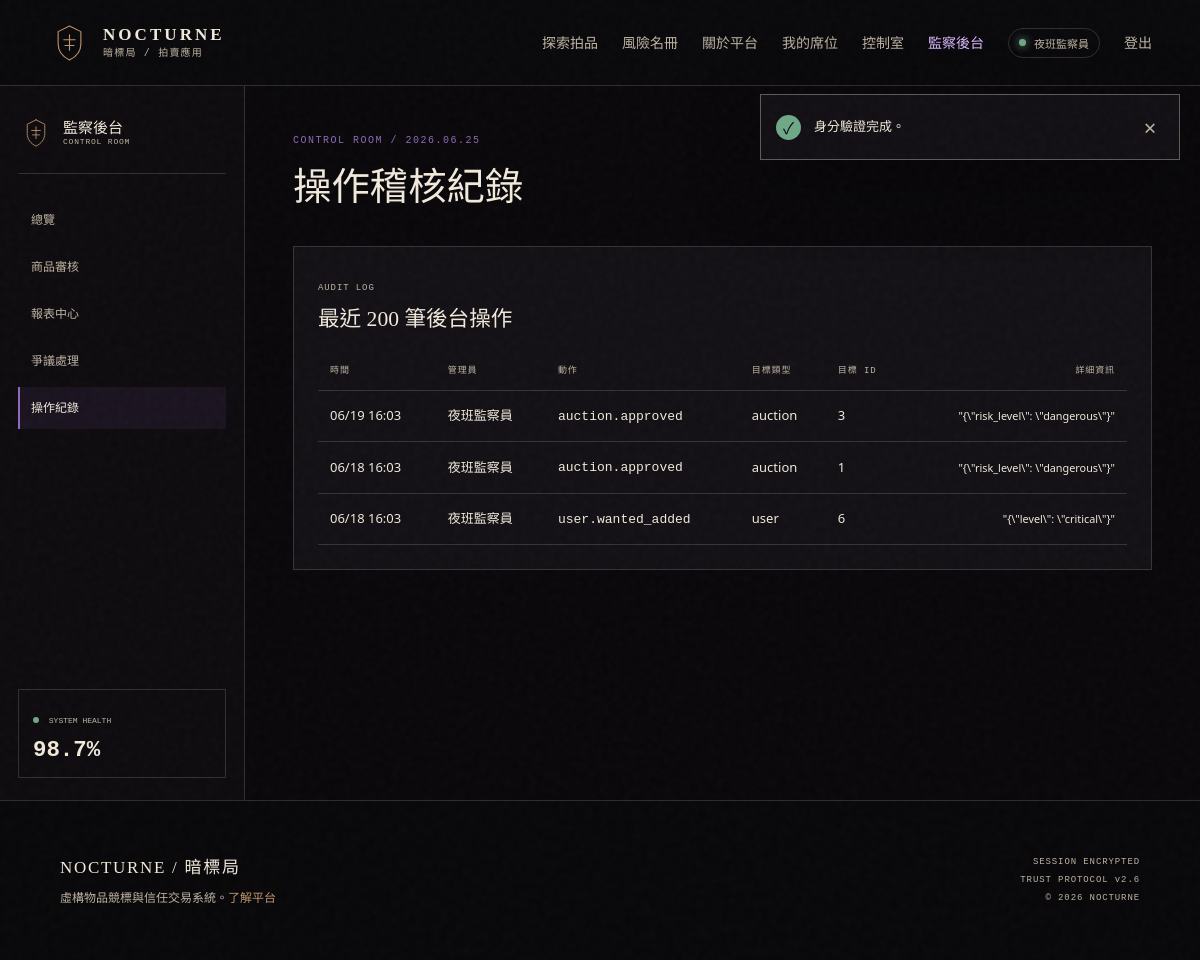
/index.php?page=admin-logs (signed in), run on the app's committed database.
### tables this page shows
CREATE TABLE admin_logs (
    id BIGINT UNSIGNED AUTO_INCREMENT PRIMARY KEY,
    admin_id BIGINT UNSIGNED NOT NULL,
    action VARCHAR(80) NOT NULL,
    target_type VARCHAR(50) NOT NULL,
    target_id BIGINT UNSIGNED NULL,
    details JSON NULL,
    ip_address VARBINARY(16) NULL,
    created_at DATETIME NOT NULL DEFAULT CURRENT_TIMESTAMP,
    KEY idx_admin_logs_admin_created (admin_id, created_at DESC),
    KEY idx_admin_logs_target (target_type, target_id, created_at DESC),
    CONSTRAINT fk_admin_logs_admin FOREIGN KEY (admin_id) REFERENCES users(id)
);

CREATE TABLE users (
    id BIGINT UNSIGNED AUTO_INCREMENT PRIMARY KEY,
    username VARCHAR(40) NOT NULL,
    email VARCHAR(190) NOT NULL,
    password_hash VARCHAR(255) NOT NULL,
    avatar_path VARCHAR(255) NULL,
    credit_score TINYINT UNSIGNED NOT NULL DEFAULT 80,
    status ENUM('pending', 'active', 'suspended', 'banned') NOT NULL DEFAULT 'active',
    email_verified_at DATETIME NULL,
    last_login_at DATETIME NULL,
    created_at DATETIME NOT NULL DEFAULT CURRENT_TIMESTAMP,
    updated_at DATETIME NOT NULL DEFAULT CURRENT_TIMESTAMP ON UPDATE CURRENT_TIMESTAMP,
    UNIQUE KEY uq_users_email (email),
    UNIQUE KEY uq_users_username (username),
    KEY idx_users_status_credit (status, credit_score),
    CONSTRAINT chk_users_credit CHECK (credit_score BETWEEN 0 AND 100)
);

### app/Core/View.php (called while the page is built, shortened)
<?php
final class View
{
    public static function render(string $template, array $data = [], string $layout = 'layouts/main'): void
    {
        $root = dirname(__DIR__, 2) . '/views/';
        $templateFile = $root . $template . '.php';
        extract($data, EXTR_SKIP);
        require $templateFile;
    }
}

### app/Controllers/AdminController.php (called while the page is built, shortened)
<?php
final class AdminController
{
    public function logs(): void
    {
        $pdo = Database::connection();
        $logs = [];
        if ($pdo) {
            $statement = $pdo->query(
                'SELECT l.*, u.username AS admin_name
                 FROM admin_logs l
                 JOIN users u ON u.id = l.admin_id
                 ORDER BY l.created_at DESC LIMIT 200'
            );
            $logs = $statement->fetchAll();
        }
        View::render('admin/logs', [
            'pageTitle' => '操作紀錄',
            'logs' => $logs,
        ]);
    }
}

### public/index.php (called while the page is built, shortened)
<?php
$page = (string) ($_GET['page'] ?? 'home');
$method = $_SERVER['REQUEST_METHOD'] ?? 'GET';
$routes = [
    'GET' => [
        'home' => [HomeController::class, 'index'],
        'about' => [HomeController::class, 'about'],
        'auction' => [AuctionController::class, 'show'],
        'wanted' => [HomeController::class, 'wanted'],
        'login' => [AuthController::class, 'loginForm'],
        'register' => [AuthController::class, 'registerForm'],
        'buyer' => [BuyerController::class, 'index'],
        'buyer-payment' => [BuyerController::class, 'payment'],
        'buyer-dispute' => [BuyerController::class, 'disputeForm'],
        'buyer-review' => [BuyerController::class, 'reviewForm'],
        'seller' => [SellerController::class, 'index'],
        'admin' => [AdminController::class, 'index'],
        'admin-disputes' => [AdminController::class, 'disputes'],
        'admin-logs' => [AdminController::class, 'logs'],
        'upload' => [UploadController::class, 'show'],
    ],
    'POST' => [
        'login' => [AuthController::class, 'login'],
        'register' => [AuthController::class, 'register'],
        'logout' => [AuthController::class, 'logout'],
        'bid' => [AuctionController::class, 'bid'],
        'watch' => [AuctionController::class, 'watch'],
        'buyer-pay' => [BuyerController::class, 'pay'],
        'buyer-dispute-submit' => [BuyerController::class, 'dispute'],
        'buyer-review-submit' => [BuyerController::class, 'review'],
        'seller-create' => [SellerController::class, 'create'],
        'seller-delivery' => [SellerController::class, 'updateDelivery'],
        'ai-description' => [SellerController::class, 'aiDescription'],
        'admin-review' => [AdminController::class, 'review'],
        'admin-dispute-resolve' => [AdminController::class, 'resolveDispute'],
        'admin-announce' => [AdminController::class, 'announce'],
    ],
];
[$controller, $action] = $routes[$method][$page];
(new $controller())->{$action}();

### app/Core/helpers.php (called while the page is built, shortened)
<?php
function e(mixed $value): string
{
    return htmlspecialchars((string) $value, ENT_QUOTES | ENT_SUBSTITUTE, 'UTF-8');
}
function url(string $page = 'home', array $params = []): string
{
    return 'index.php?' . http_build_query(array_merge(['page' => $page], $params));
}

### views/admin/logs.php (the view, shortened to what this page needs)
<section class="admin-shell">
    <aside class="admin-sidebar">
        <div class="admin-brand"><span class="brand-mark" aria-hidden="true"><svg viewBox="0 0 48 48"><path d="M24 3 38 10v15c0 9-5.7 16-14 20C15.7 41 10 34 10 25V10L24 3Z"/><path d="M17 20h14M18.5 27h11M24 14v19"/></svg></span><div><strong>監察後台</strong><small>CONTROL ROOM</small></div></div>
        <nav aria-label="後台功能"><a href="<?= e(url('admin')) ?>">總覽</a><a href="<?= e(url('admin')) ?>#reviews">商品審核</a><a href="<?= e(url('admin')) ?>#reports">報表中心</a><a href="<?= e(url('admin-disputes')) ?>">爭議處理</a><a class="active" href="<?= e(url('admin-logs')) ?>">操作紀錄</a></nav>
        <div class="system-health"><span><i></i> SYSTEM HEALTH</span><strong>98.7%</strong></div>
    </aside>
    <div class="admin-content">
        <div class="admin-topbar"><div><span>CONTROL ROOM / <?= date('Y.m.d') ?></span><h1>操作稽核紀錄</h1></div></div>
        <section class="dashboard-panel">
            <div class="panel-heading"><div><span>AUDIT LOG</span><h3>最近 200 筆後台操作</h3></div></div>
            <div class="table-wrap">
                <table>
                    <thead><tr><th>時間</th><th>管理員</th><th>動作</th><th>目標類型</th><th>目標 ID</th><th>詳細資訊</th></tr></thead>
                    <tbody>
                        <?php foreach ($logs as $log): ?>
                            <tr>
                                <td><?= e(date('m/d H:i', strtotime($log['created_at']))) ?></td>
                                <td><?= e($log['admin_name']) ?></td>
                                <td><code><?= e($log['action']) ?></code></td>
                                <td><?= e($log['target_type']) ?></td>
                                <td><?= (int) ($log['target_id'] ?? 0) ?></td>
                                <td><small><?= e(mb_substr((string) json_encode($log['details'] ?? ''), 0, 60)) ?></small></td>
                            </tr>
                        <?php endforeach; ?>
                    </tbody>
                </table>
            </div>
        </section>
    </div>
</section>

### public/assets/css/style.css (style rules this page uses)
:root { --ink: #0b090c; --ink-2: #131015; --ink-3: #1c1720; --paper: #f1eadb; --paper-muted: #bdb3a2; --line: rgba(241, 234, 219, .16); --line-strong: rgba(241, 234, 219, .34); --purple: #8c6ab8; --purple-deep: #563c76; --copper: #c0966d; --danger: #d05b62; --warning: #d09c52; --safe: #6fa887; --shadow: 0 24px 70px rgba(0, 0, 0, .36); --radius-sm: 4px; --radius: 10px; --container: 1380px; --serif: "Noto Serif TC", "Songti TC", Georgia, serif; --sans: "Noto Sans TC", "Microsoft JhengHei", system-ui, sans-serif; --mono: "Cascadia Mono", "SFMono-Regular", Consolas, monospace; }
* { box-sizing: border-box; }
html { scroll-behavior: smooth; }
body { margin: 0; min-width: 320px; color: var(--paper); background: var(--ink); font-family: var(--sans); font-size: 16px; line-height: 1.65; -webkit-font-smoothing: antialiased; overflow-x: hidden; }
body::before { content: ""; position: fixed; inset: 0; pointer-events: none; z-index: 100; opacity: .045; }
a { color: inherit; text-decoration: none; }
svg { width: 24px; height: 24px; fill: none; stroke: currentColor; stroke-width: 1.6; stroke-linecap: round; stroke-linejoin: round; }
.brand-mark { display: grid; width: 42px; height: 48px; place-items: center; color: var(--copper); }
.brand-mark svg { width: 39px; height: 44px; stroke-width: 1.35; }
.table-wrap { overflow-x: auto; }
table { width: 100%; border-collapse: collapse; white-space: nowrap; }
th { color: var(--paper-muted); font: 9px var(--mono); letter-spacing: .1em; text-align: left; }
th, td { padding: 14px 12px; border-bottom: 1px solid var(--line); }
td { font-size: 13px; }
td:last-child, th:last-child { text-align: right; }
.dashboard-heading, .admin-topbar { display: flex; align-items: center; justify-content: space-between; margin-bottom: 35px; }
.dashboard-heading span, .admin-topbar > div > span { color: var(--purple); font: 10px var(--mono); letter-spacing: .15em; }
.dashboard-heading h2, .admin-topbar h1 { margin: 5px 0 0; font: 500 clamp(2rem, 4vw, 3.5rem) var(--serif); }
.dashboard-panel, .chart-panel { margin-top: 18px; padding: 24px; border: 1px solid var(--line); background: var(--ink-2); }
.panel-heading { display: flex; align-items: center; justify-content: space-between; gap: 20px; margin-bottom: 17px; }
.panel-heading span { color: var(--paper-muted); font: 9px var(--mono); letter-spacing: .1em; }
.panel-heading h3 { margin: 3px 0 0; font: 500 1.35rem var(--serif); }
.admin-shell { display: grid; min-height: 100svh; grid-template-columns: 245px 1fr; padding-top: 86px; background: #09070a; }
.admin-sidebar { position: sticky; top: 86px; height: calc(100svh - 86px); padding: 25px 18px; border-right: 1px solid var(--line); background: #0e0b0f; }
.admin-brand { display: flex; align-items: center; gap: 10px; padding-bottom: 22px; border-bottom: 1px solid var(--line); }
.admin-brand .brand-mark { width: 35px; height: 40px; }
.admin-brand .brand-mark svg { width: 30px; }
.admin-brand > div { display: flex; flex-direction: column; }
.admin-brand strong { font: 500 15px var(--serif); }
.admin-brand small { color: var(--paper-muted); font: 8px var(--mono); letter-spacing: .1em; }
.admin-sidebar nav { display: grid; gap: 5px; margin-top: 25px; }
.admin-sidebar nav a { display: flex; min-height: 42px; align-items: center; justify-content: space-between; padding: 9px 11px; color: var(--paper-muted); border-left: 2px solid transparent; font-size: 12px; }
.admin-sidebar nav a:hover, .admin-sidebar nav a.active { color: var(--paper); border-left-color: var(--purple); background: rgba(140,106,184,.09); }
.system-health { position: absolute; right: 18px; bottom: 22px; left: 18px; padding: 14px; border: 1px solid var(--line); }
.system-health span { color: var(--paper-muted); font: 8px var(--mono); }
.system-health i { display: inline-block; width: 6px; height: 6px; margin-right: 5px; border-radius: 50%; background: var(--safe); }
.system-health strong { display: block; margin-top: 7px; font: 600 1.4rem var(--mono); }
.admin-content { min-width: 0; padding: 38px clamp(20px, 4vw, 60px) 70px; }
.admin-topbar h1 { font-size: clamp(2rem, 3.2vw, 3.3rem); }

### data on the page
admin_logs: created_at "06/19 16:03", admin.username "夜班監察員", action "auction.approved", target_type "auction", target "3", details "\"{\\\"risk_level\\\": \\\"dangerous\\\"}\""
admin_logs: created_at "06/18 16:03", admin.username "夜班監察員", action "auction.approved", target_type "auction", target "1", details "\"{\\\"risk_level\\\": \\\"dangerous\\\"}\""
admin_logs: created_at "06/18 16:03", admin.username "夜班監察員", action "user.wanted_added", target_type "user", target "6", details "\"{\\\"level\\\": \\\"critical\\\"}\""

### other printed values
$user['username'] "夜班監察員"
$errorMessage ?: $successMessage "身分驗證完成。"
